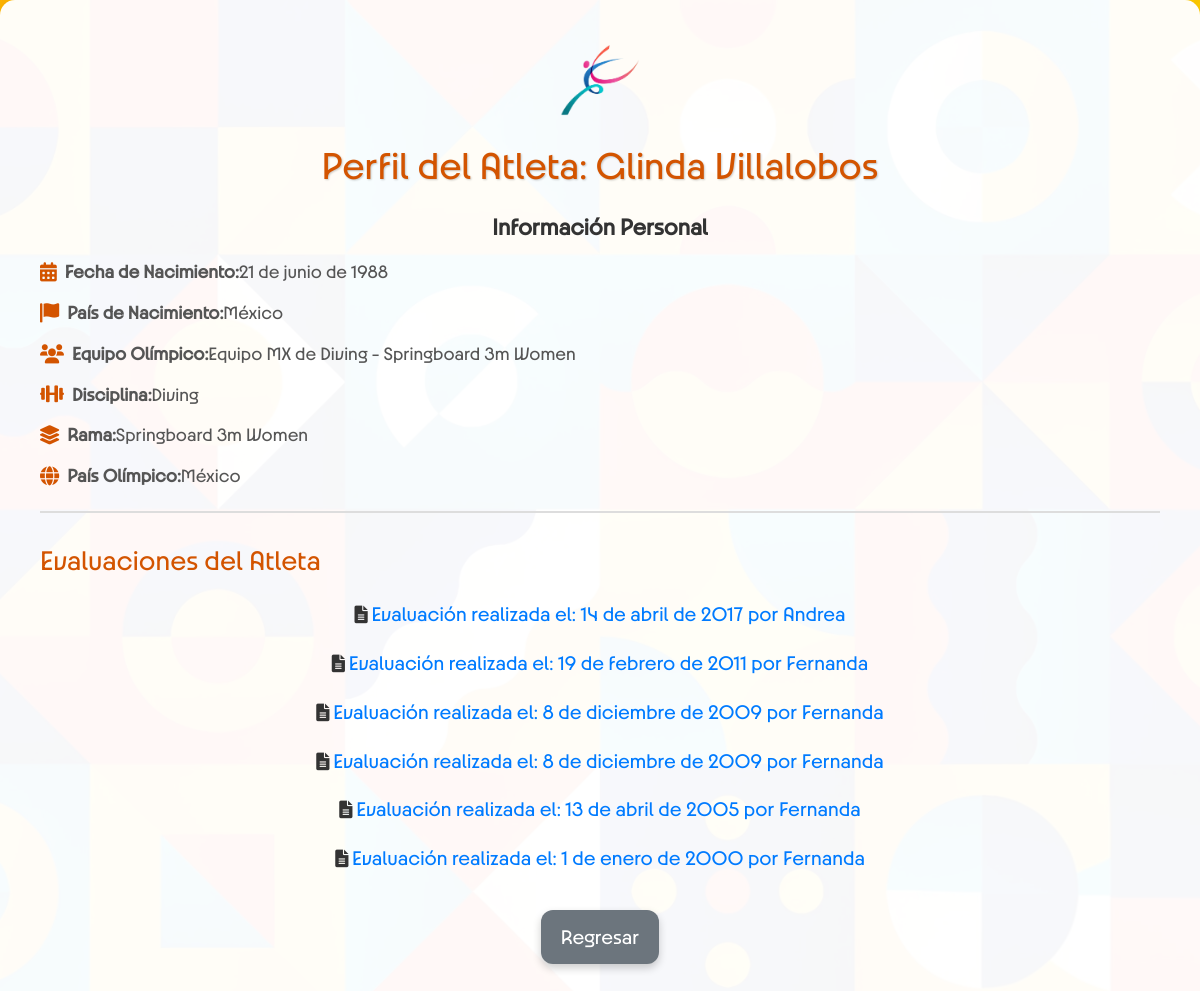
The page /users/coach/view_athlete_profile/15/ (signed in) on the database its author committed.
### users/models.py (models this page shows, shortened)
class Profile(models.Model):
    ROLE_CHOICES = [
        ('Athlete', 'Atleta'),
        ('Coach', 'Coach'),
    ]
    user = models.OneToOneField(User, on_delete=models.CASCADE)
    date_of_birth = models.DateField(null=True, blank=True)
    country = models.CharField(max_length=2, choices=COUNTRY_CHOICES, blank=True)
    olympic_country = models.CharField(max_length=2, choices=COUNTRY_CHOICES)
    discipline = models.CharField(max_length=100, choices=DISCIPLINE_CHOICES)
    branch = models.CharField(max_length=100, blank=True, null=True)
    role = models.CharField(max_length=50, choices=[('Athlete', 'Atleta'), ('Coach', 'Coach')], default='Athlete')
    olympic_team = models.ForeignKey(OlympicTeam, on_delete=models.SET_NULL, null=True, blank=True, related_name='team_members')
    security_answer1 = models.CharField(max_length=255, blank=True, null=True)
    security_answer2 = models.CharField(max_length=255, blank=True, null=True)
    security_answer3 = models.CharField(max_length=255, blank=True, null=True)

class OlympicTeam(models.Model):
    olympic_country = models.CharField(max_length=2, choices=COUNTRY_CHOICES)
    discipline = models.CharField(max_length=100, choices=DISCIPLINE_CHOICES)
    branch = models.CharField(max_length=100)
    team_name = models.CharField(max_length=255)
    class Meta:
        unique_together = ('olympic_country', 'discipline', 'branch')

class AthleteRecord(models.Model):
    athlete = models.ForeignKey('Profile', on_delete=models.CASCADE, related_name='athlete_records')
    coach = models.ForeignKey('Profile', on_delete=models.CASCADE, related_name='coach_records')
    evaluation_date = models.DateField(null=True, blank=True)
    created_at = models.DateTimeField(auto_now_add=True)
    updated_at = models.DateTimeField(auto_now=True)

### users/views.py (the view)
# urls.py: path('coach/view_athlete_profile/<int:athlete_id>/', views.coach_view_athlete_profile, name='coach_view_athlete_profile'),
@login_required
def coach_view_athlete_profile(request, athlete_id):
    athlete_profile = get_object_or_404(Profile, id=athlete_id, role='Athlete')
    full_name = f"{athlete_profile.user.first_name} {athlete_profile.user.last_name}"
    athlete_records = AthleteRecord.objects.filter(athlete=athlete_profile).order_by('-evaluation_date')
    can_evaluate = athlete_profile.olympic_team == request.user.profile.olympic_team
    subteam = SubTeam.objects.filter(athletes=athlete_profile).first()
    team_name = athlete_profile.olympic_team.team_name if athlete_profile.olympic_team else 'No asignado'
    country = athlete_profile.olympic_country
    return render(request, 'coach_view_athlete_profile.html', {
        'profile': athlete_profile,
        'full_name': full_name,
        'athlete_records': athlete_records,
        'can_evaluate': can_evaluate,  # Usamos esta variable en el template para mostrar el botón
        'team_name': team_name,
        'country': country,
        'subteam_id': subteam.id if subteam else None  # Asegúrate de pasar el subteam_id si existe
    })

### athlete_path/templates/coach_view_athlete_profile.html (shortened to what this page needs)
<!DOCTYPE html>
<html lang="es">
<head>
    {% load static %}
    <link href="https://cdn.jsdelivr.net/npm/bootstrap@5.3.0-alpha1/dist/css/bootstrap.min.css" rel="stylesheet">
    <link href="https://cdnjs.cloudflare.com/ajax/libs/font-awesome/6.0.0-beta3/css/all.min.css" rel="stylesheet">
    <link rel="stylesheet" href="{% static 'css/styles.css' %}">
</head>
<body class="athlete-profile-body">
    <div class="athlete-profile-container">
        <div class="athlete-logo-container">
            <a href="{% url 'home' %}">
                <img src="{% static 'css/images/Logo.png' %}" alt="Logo Athlete Path" class="athlete-logo">
            </a>
        </div>
        <h1 class="athlete-profile-title">Perfil del Atleta: {{ full_name }}</h1>
        <div class="athlete-section-title">Información Personal</div>
        <p class="athlete-profile-detail"><i class="fas fa-calendar-alt"></i><strong>Fecha de Nacimiento:</strong> {{ profile.date_of_birth }}</p>
        <p class="athlete-profile-detail"><i class="fas fa-flag"></i><strong>País de Nacimiento:</strong> {{ profile.get_country_display }}</p>
        <p class="athlete-profile-detail"><i class="fas fa-users"></i><strong>Equipo Olímpico:</strong> {{ team_name }}</p>
        <p class="athlete-profile-detail"><i class="fas fa-dumbbell"></i><strong>Disciplina:</strong> {{ profile.discipline }}</p>
        <p class="athlete-profile-detail"><i class="fas fa-layer-group"></i><strong>Rama:</strong> {{ profile.branch }}</p>
        <p class="athlete-profile-detail"><i class="fas fa-globe"></i><strong>País Olímpico:</strong> {{ profile.get_olympic_country_display }}</p>
        <div class="athlete-line-divider"></div>
        <h3 class="athlete-evaluation-title">Evaluaciones del Atleta</h3>
        <ul class="athlete-evaluation-list">
            {% for record in athlete_records %}
                <li class="athlete-evaluation-item">
                    <i class="fas fa-file-alt"></i>
                    <a href="{% url 'view_evaluation_detail' record.id %}" class="athlete-evaluation-link">
                        Evaluación realizada el: {{ record.evaluation_date }} por {{ record.coach.user.first_name }}
                    </a>
                </li>
            {% empty %}
                <p class="athlete-no-evaluation">No hay evaluaciones registradas para este atleta.</p>
            {% endfor %}
        </ul>
        <div class="athlete-button-container">
            {% if subteam_id %}
                <a href="{% url 'edit_subteam' subteam_id %}">
                    <button class="athlete-button athlete-back-btn">Regresar</button>
                </a>
            {% else %}
                <button class="athlete-button athlete-back-btn" onclick="window.history.back();">Regresar</button>
            {% endif %}
        </div>
    </div>
</body>
</html>

### rows shown on the page
Profile: date_of_birth "21 de junio de 1988", country "México", discipline "Diving", branch "Springboard 3m Women", olympic_country "México"
OlympicTeam: team_name "Equipo MX de Diving - Springboard 3m Women"
AthleteRecord: evaluation_date "14 de abril de 2017", coach.user.first_name "Andrea"
AthleteRecord: evaluation_date "19 de febrero de 2011", coach.user.first_name "Fernanda"
AthleteRecord: evaluation_date "8 de diciembre de 2009", coach.user.first_name "Fernanda"
AthleteRecord: evaluation_date "8 de diciembre de 2009", coach.user.first_name "Fernanda"
AthleteRecord: evaluation_date "13 de abril de 2005", coach.user.first_name "Fernanda"
AthleteRecord: evaluation_date "1 de enero de 2000", coach.user.first_name "Fernanda"

### other values the page prints
{{ full_name }} "Glinda Villalobos"
